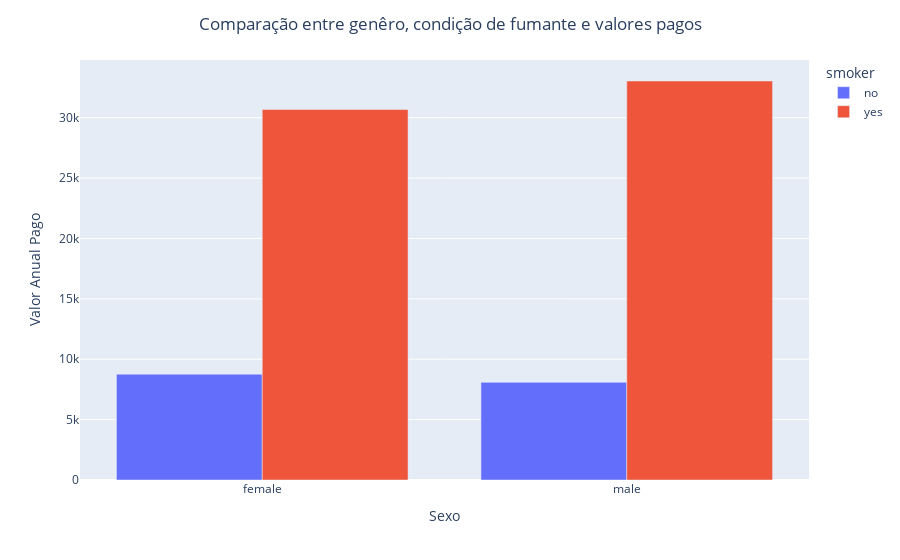

Notebook cell for this chart:
### Code cell
#relação entre sexo x fumante x valor pago

#cria dataset auxiliar
aux = df_temp.groupby(['sex', 'smoker']).agg({'charges' : 'mean'}).reset_index()

# Cria o gráfico usando o Plotly

fig = px.bar(aux, x = 'sex', y = 'charges', color = 'smoker', barmode='group')
fig.update_layout(title_text = 'Comparação entre genêro, condição de fumante e valores pagos',
                  title = dict(x=0.5),
                  yaxis_title = 'Valor Anual Pago',
                  xaxis_title = 'Sexo')

fig.show()

### Figure 1 — Plotly figure (JSON) as saved in the notebook; plotly's stock layout.template omitted (floating-point values rounded to 4 significant figures)
{"data": [{"alignmentgroup": "True", "hovertemplate": "smoker=no<br>sex=%{x}<br>charges=%{y}<extra></extra>", "legendgroup": "no", "marker": {"color": "#636efa", "pattern": {"shape": ""}}, "name": "no", "offsetgroup": "no", "orientation": "v", "showlegend": true, "textposition": "auto", "type": "bar", "x": ["female", "male"], "xaxis": "x", "y": [8762.0, 8087.0], "yaxis": "y"}, {"alignmentgroup": "True", "hovertemplate": "smoker=yes<br>sex=%{x}<br>charges=%{y}<extra></extra>", "legendgroup": "yes", "marker": {"color": "#EF553B", "pattern": {"shape": ""}}, "name": "yes", "offsetgroup": "yes", "orientation": "v", "showlegend": true, "textposition": "auto", "type": "bar", "x": ["female", "male"], "xaxis": "x", "y": [30680.0, 33040.0], "yaxis": "y"}], "layout": {"barmode": "group", "legend": {"title": {"text": "smoker"}, "tracegroupgap": 0}, "margin": {"t": 60}, "title": {"text": "Comparação entre genêro, condição de fumante e valores pagos", "x": 0.5}, "xaxis": {"anchor": "y", "domain": [0, 1], "title": {"text": "Sexo"}}, "yaxis": {"anchor": "x", "domain": [0, 1], "title": {"text": "Valor Anual Pago"}}}}
